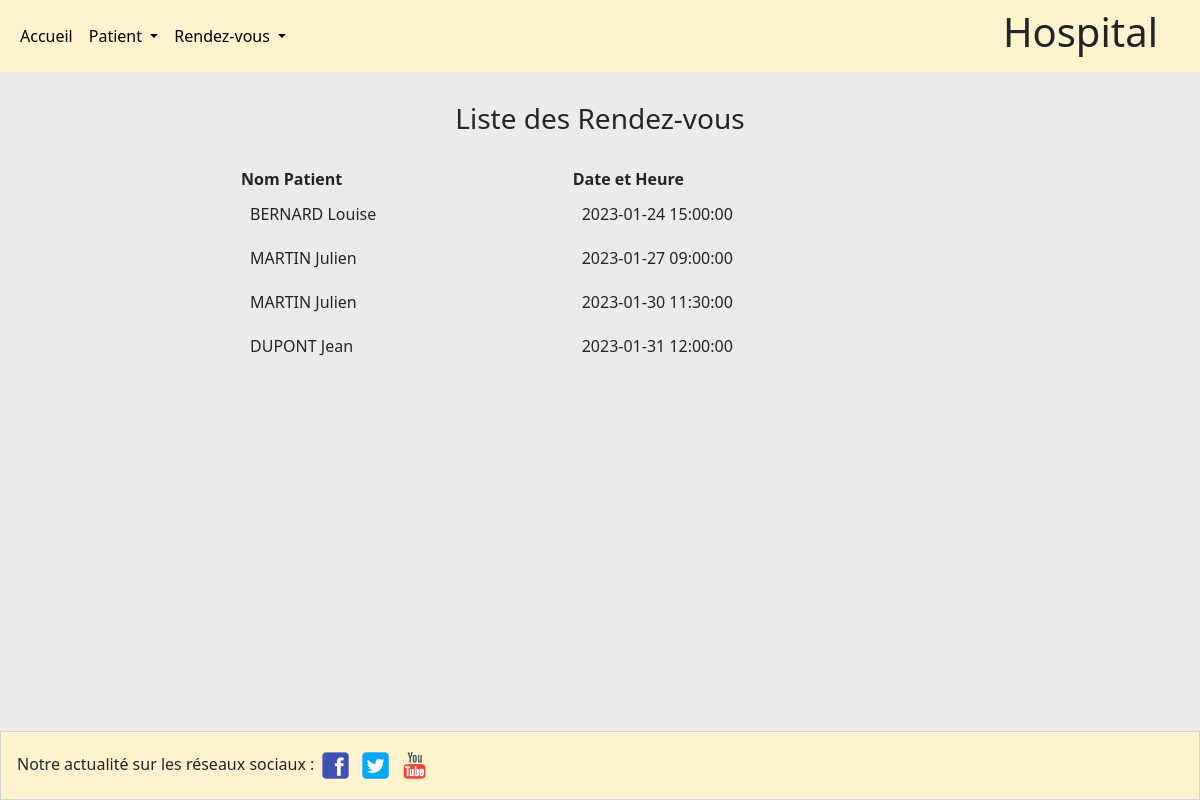
Page /Vues/listerdv.php on the committed database.
### tables this page shows
CREATE TABLE `appointments` (
  `id` int(11) NOT NULL,
  `dateHour` datetime NOT NULL,
  `idPatients` int(11) NOT NULL
);

CREATE TABLE `patients` (
  `id` int(11) NOT NULL,
  `lastname` varchar(25) NOT NULL,
  `firstname` varchar(25) NOT NULL,
  `birthdate` date NOT NULL,
  `phone` varchar(25) DEFAULT NULL,
  `mail` varchar(100) NOT NULL
);

### Process/Listerdv.php (called while the page is built)
<?php
include('connexion.php');
$stmt = $mysqlConnection->query('SELECT appointments.dateHour, patients.lastname, patients.firstname
FROM appointments
INNER JOIN patients ON appointments.idPatients = patients.id
order by appointments.dateHour asc');
$appointments = $stmt->fetchAll();

### Vues/listerdv.php (the view)
<?php
include('../Utils/header.php');
include('../Process/Listerdv.php');
?>
<section class='td2'>
    <h2 style="margin-top: 30px; margin-bottom: 30px;">Liste des Rendez-vous</h2>
    <table class='tabcenter2'>
        <tr>
            <th>Nom Patient</th>
            <th>Date et Heure</th>
        </tr>
        <?php foreach ($appointments as $appointment) { ?>
            <tr>
                <td>
                    <?= $appointment['lastname'] ?> <?= $appointment['firstname'] ?>
                </td>
                <td>
                    <?= $appointment['dateHour'] ?>
                </td>
            </tr>
        <?php } ?>
    </table>
</section>
<?php
include('../Utils/footer.php');
?>

### Utils/header.php (shortened to what this page needs)
<!DOCTYPE html>
<html lang="en">
<head>
    <link href="https://cdn.jsdelivr.net/npm/bootstrap@5.3.0-alpha1/dist/css/bootstrap.min.css" rel="stylesheet">
    <link href="/Hospital/Utils/mep.css" rel="stylesheet">
</head>
<body>
    <header>
        <nav class="navbar navbar-expand-lg bg-warning-subtle">
            <div class="container-fluid">
                <div class="collapse navbar-collapse" id="navbarSupportedContent">
                    <ul class="navbar-nav me-auto mb-2 mb-lg-0">
                        <li class="nav-item">
                            <a class="nav-link active" aria-current="page" href="index.php">Accueil</a>
                        </li>
                        <li class="nav-item dropdown">
                            <a class="nav-link active dropdown-toggle" data-bs-toggle="dropdown" aria-expanded="false">
                                Patient
                            </a>
                        </li>
                        <li class="nav-item dropdown">
                            <a class="nav-link active dropdown-toggle" href="#" role="button" data-bs-toggle="dropdown" aria-expanded="false">
                                Rendez-vous
                            </a>
                        </li>
                    </ul>
                    <h1 class='h1'><a class="nav-link active">Hospital</a></h1>
                </div>
            </div>
        </nav>
    </header>

### Utils/footer.php (shortened to what this page needs)
<footer>
    <div class="card">
        <div class="card-body bg-warning-subtle">
            Notre actualité sur les réseaux sociaux :
            <img src="/Hospital/Utils/images/facebook.png" height="35px" width="35px">
            <img src="/Hospital/Utils/images/twitter.png" height="35px" width="35px">
            <img src="/Hospital/Utils/images//youtube.png" height="35px" width="35px">
        </div>
    </div>
</footer>
</body>
</html>

### Utils/mep.css (style rules this page uses)
body { margin: 0px; padding: 0px; width: 100%; height: 100%; background-color: rgb(237, 234, 234); }
.tabcenter2 { margin-left: auto; margin-right: auto; margin-top: 16px; width: 60%; }
.td2 table tr td { padding: 10px; }
th { text-align: left; }
.h1 { font-size: 40px; margin-right: 30px; }
h2 { display: flex; margin-top: 150px; margin-bottom: 15px; justify-content: center; align-items: center; font-size: 28px; }
.card { position: fixed; bottom: 0; width: 100%; border-radius: 0px; }
footer { margin-top: 100px; }

### rows in the picture
appointments: idPatients.lastname "BERNARD", idPatients.firstname "Louise", dateHour "2023-01-24 15:00:00"
appointments: idPatients.lastname "MARTIN", idPatients.firstname "Julien", dateHour "2023-01-27 09:00:00"
appointments: idPatients.lastname "MARTIN", idPatients.firstname "Julien", dateHour "2023-01-30 11:30:00"
appointments: idPatients.lastname "DUPONT", idPatients.firstname "Jean", dateHour "2023-01-31 12:00:00"
